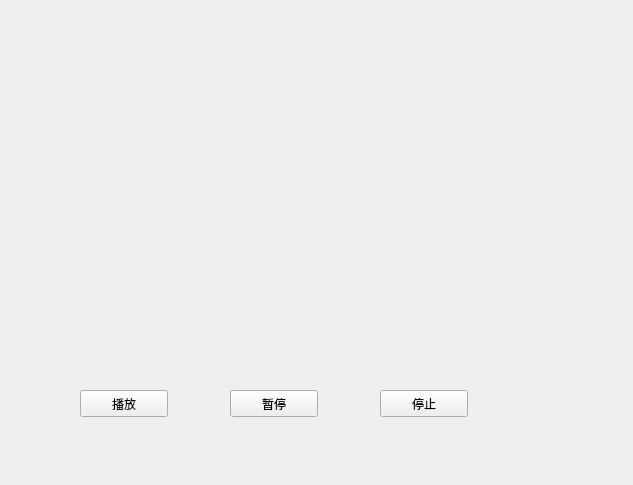
<?xml version="1.0" encoding="UTF-8"?>
<ui version="4.0">
 <class>Widget</class>
 <widget class="QWidget" name="Widget">
  <property name="geometry">
   <rect>
    <x>0</x>
    <y>0</y>
    <width>633</width>
    <height>485</height>
   </rect>
  </property>
  <property name="windowTitle">
   <string>Widget</string>
  </property>
  <widget class="QLabel" name="label">
   <property name="geometry">
    <rect>
     <x>40</x>
     <y>10</y>
     <width>541</width>
     <height>361</height>
    </rect>
   </property>
   <property name="text">
    <string/>
   </property>
   <property name="pixmap">
    <pixmap resource="image.qrc">:/image/qt-logo.jpg</pixmap>
   </property>
   <property name="alignment">
    <set>Qt::AlignLeading|Qt::AlignLeft|Qt::AlignVCenter</set>
   </property>
   <property name="margin">
    <number>0</number>
   </property>
   <property name="indent">
    <number>0</number>
   </property>
   <property name="openExternalLinks">
    <bool>false</bool>
   </property>
  </widget>
  <widget class="QPushButton" name="pushButton">
   <property name="geometry">
    <rect>
     <x>80</x>
     <y>390</y>
     <width>88</width>
     <height>27</height>
    </rect>
   </property>
   <property name="text">
    <string>播放</string>
   </property>
  </widget>
  <widget class="QPushButton" name="pushButton_2">
   <property name="geometry">
    <rect>
     <x>230</x>
     <y>390</y>
     <width>88</width>
     <height>27</height>
    </rect>
   </property>
   <property name="text">
    <string>暂停</string>
   </property>
  </widget>
  <widget class="QPushButton" name="pushButton_3">
   <property name="geometry">
    <rect>
     <x>380</x>
     <y>390</y>
     <width>88</width>
     <height>27</height>
    </rect>
   </property>
   <property name="text">
    <string>停止</string>
   </property>
  </widget>
 </widget>
 <layoutdefault spacing="6" margin="11"/>
 <resources>
  <include location="image.qrc"/>
 </resources>
 <connections/>
</ui>
